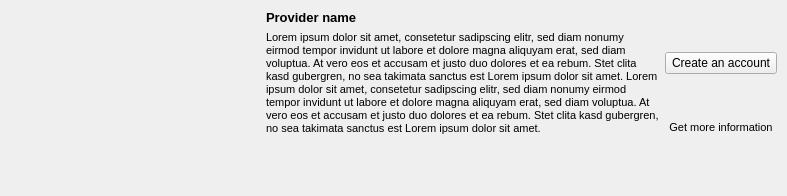
<?xml version="1.0" encoding="UTF-8"?>
<ui version="4.0">
 <class>ProviderWidget</class>
 <widget class="QWidget" name="ProviderWidget">
  <property name="enabled">
   <bool>true</bool>
  </property>
  <property name="geometry">
   <rect>
    <x>0</x>
    <y>0</y>
    <width>787</width>
    <height>196</height>
   </rect>
  </property>
  <property name="sizePolicy">
   <sizepolicy hsizetype="Preferred" vsizetype="Minimum">
    <horstretch>0</horstretch>
    <verstretch>0</verstretch>
   </sizepolicy>
  </property>
  <property name="minimumSize">
   <size>
    <width>610</width>
    <height>0</height>
   </size>
  </property>
  <property name="maximumSize">
   <size>
    <width>16777215</width>
    <height>400</height>
   </size>
  </property>
  <property name="windowTitle">
   <string>Form</string>
  </property>
  <layout class="QHBoxLayout" name="horizontalLayout_2">
   <property name="leftMargin">
    <number>10</number>
   </property>
   <property name="topMargin">
    <number>10</number>
   </property>
   <property name="rightMargin">
    <number>10</number>
   </property>
   <property name="bottomMargin">
    <number>10</number>
   </property>
   <item>
    <layout class="QGridLayout" name="gridLayout">
     <item row="0" column="0">
      <widget class="QLabel" name="providerLogo">
       <property name="sizePolicy">
        <sizepolicy hsizetype="Fixed" vsizetype="Fixed">
         <horstretch>0</horstretch>
         <verstretch>0</verstretch>
        </sizepolicy>
       </property>
       <property name="minimumSize">
        <size>
         <width>250</width>
         <height>66</height>
        </size>
       </property>
       <property name="maximumSize">
        <size>
         <width>250</width>
         <height>66</height>
        </size>
       </property>
       <property name="cursor">
        <cursorShape>PointingHandCursor</cursorShape>
       </property>
       <property name="text">
        <string/>
       </property>
       <property name="pixmap">
        <pixmap resource="../../../client.qrc">:/client/resources/settings.png</pixmap>
       </property>
       <property name="scaledContents">
        <bool>false</bool>
       </property>
       <property name="alignment">
        <set>Qt::AlignCenter</set>
       </property>
      </widget>
     </item>
     <item row="1" column="0">
      <spacer name="verticalSpacer_2">
       <property name="orientation">
        <enum>Qt::Vertical</enum>
       </property>
       <property name="sizeType">
        <enum>QSizePolicy::MinimumExpanding</enum>
       </property>
       <property name="sizeHint" stdset="0">
        <size>
         <width>20</width>
         <height>5</height>
        </size>
       </property>
      </spacer>
     </item>
    </layout>
   </item>
   <item>
    <layout class="QVBoxLayout" name="verticalLayout">
     <property name="sizeConstraint">
      <enum>QLayout::SetMinimumSize</enum>
     </property>
     <item>
      <widget class="QLabel" name="providerName">
       <property name="sizePolicy">
        <sizepolicy hsizetype="Expanding" vsizetype="Maximum">
         <horstretch>3</horstretch>
         <verstretch>0</verstretch>
        </sizepolicy>
       </property>
       <property name="font">
        <font>
         <pointsize>10</pointsize>
         <weight>75</weight>
         <bold>true</bold>
        </font>
       </property>
       <property name="text">
        <string>Provider name</string>
       </property>
      </widget>
     </item>
     <item>
      <widget class="QLabel" name="providerDesc">
       <property name="sizePolicy">
        <sizepolicy hsizetype="Expanding" vsizetype="Minimum">
         <horstretch>0</horstretch>
         <verstretch>0</verstretch>
        </sizepolicy>
       </property>
       <property name="font">
        <font>
         <pointsize>8</pointsize>
        </font>
       </property>
       <property name="text">
        <string>Lorem ipsum dolor sit amet, consetetur sadipscing elitr, sed diam nonumy eirmod tempor invidunt ut labore et dolore magna aliquyam erat, sed diam voluptua. At vero eos et accusam et justo duo dolores et ea rebum. Stet clita kasd gubergren, no sea takimata sanctus est Lorem ipsum dolor sit amet. Lorem ipsum dolor sit amet, consetetur sadipscing elitr, sed diam nonumy eirmod tempor invidunt ut labore et dolore magna aliquyam erat, sed diam voluptua. At vero eos et accusam et justo duo dolores et ea rebum. Stet clita kasd gubergren, no sea takimata sanctus est Lorem ipsum dolor sit amet.</string>
       </property>
       <property name="scaledContents">
        <bool>false</bool>
       </property>
       <property name="alignment">
        <set>Qt::AlignLeading|Qt::AlignLeft|Qt::AlignTop</set>
       </property>
       <property name="wordWrap">
        <bool>true</bool>
       </property>
      </widget>
     </item>
    </layout>
   </item>
   <item>
    <layout class="QVBoxLayout" name="verticalLayout_2">
     <property name="spacing">
      <number>1</number>
     </property>
     <item>
      <widget class="QPushButton" name="registerButton">
       <property name="sizePolicy">
        <sizepolicy hsizetype="Minimum" vsizetype="Maximum">
         <horstretch>0</horstretch>
         <verstretch>0</verstretch>
        </sizepolicy>
       </property>
       <property name="text">
        <string>Create an account</string>
       </property>
      </widget>
     </item>
     <item>
      <widget class="QPushButton" name="informationButton">
       <property name="font">
        <font>
         <pointsize>8</pointsize>
        </font>
       </property>
       <property name="text">
        <string>Get more information</string>
       </property>
       <property name="default">
        <bool>false</bool>
       </property>
       <property name="flat">
        <bool>true</bool>
       </property>
      </widget>
     </item>
     <item>
      <spacer name="verticalSpacer_4">
       <property name="orientation">
        <enum>Qt::Vertical</enum>
       </property>
       <property name="sizeType">
        <enum>QSizePolicy::Minimum</enum>
       </property>
       <property name="sizeHint" stdset="0">
        <size>
         <width>20</width>
         <height>5</height>
        </size>
       </property>
      </spacer>
     </item>
    </layout>
   </item>
  </layout>
 </widget>
 <resources>
  <include location="../../../client.qrc"/>
 </resources>
 <connections/>
</ui>
